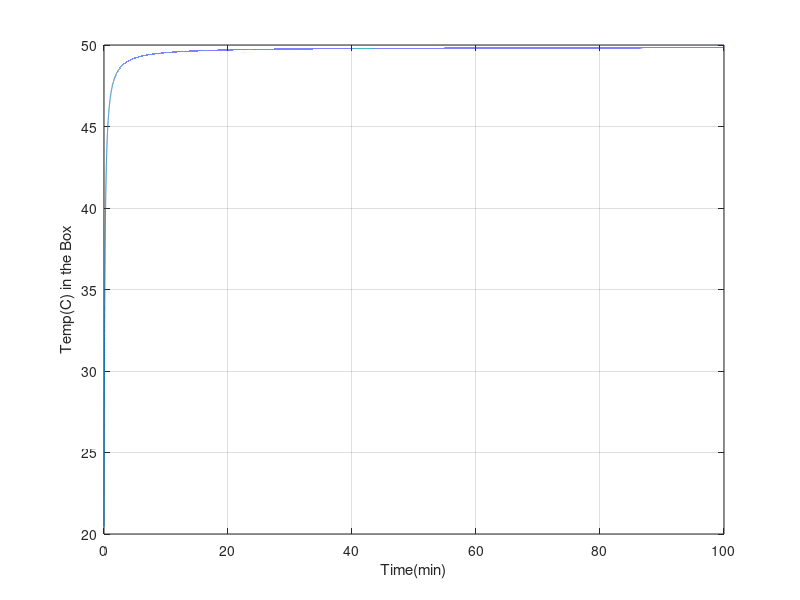

The MATLAB script that drew this image:
Ploss=20;%Watt
L=0.45;%length in meters
W=0.35;%width in meters
H=0.2;%height in meters
Tamb=20.47+273.13;%Ambient temp. in Kelvin
Tin0=20.47+273.13;%Initial temp. inside box in Kelvin
dwall=7;%wall thickness in cm
Tcon=0.075;%Spesific thermal conductivity of polystyrene in Watts/(Kelvin*meters)  
%Cp=210000;%Spesific constant volume heat capacity j/(kg*K)
Cp=1000;
time=0:0.001:100;%working time in minutes

%Ploss=Vol*(1.187-(0.175/52)*T)dT/dt+sum((T-Tamb)Tcon*A/dwall)

%Ploss*t=Vol(1.187(T-Tin0)-(0.175/104)*T^2)+sum((T-Tamb)*Tcon*A/dwall*t)

%Calculations
Vol=L*W*H;

A1=2*H*L;  %front and back face area
A2=2*H*W;  %left and right face area
A3=2*L*W;  %top and bottom face area

G1th=100*Tcon*A1/dwall;%constant for face A1&A2
G2th=100*Tcon*A2/dwall;%constant for face A1&A2
G3th=100*Tcon*A3/dwall;%constant for face A1&A2

%AT^2+BT+C     quadratic equation

A=-Cp*Vol*0.175/104;
B=1.187*Vol*Cp+time*60*(G1th+G2th+G3th);
C=Cp*Vol*0.175/104*Tin0^2-Tamb*60*time*(G1th+G2th+G3th)-1.187*Cp*Vol*Tin0-Ploss*time*60;

delta=B.^2-4*A*C;

T1=(-B+sqrt(delta))/(2*A);
T2=(-B-sqrt(delta))/(2*A);

figure;
plot(time,abs(T1)-273.13);
%figure;
%plot(time,abs(T2)-273.13);
ylabel("Temp(C) in the Box");
xlabel("Time(min)");
grid on;
